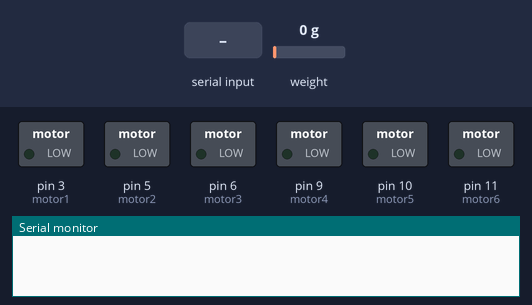
Bench run of a sketch on a simulated Arduino Uno, built with avr-gcc and run on an emulated ATmega328P. On the bench: switched loads named in the sketch (green lamp = pin HIGH), the last lines printed to the serial monitor. Inputs (shaded band) come from the test bench; at power-on: weight on the scale 0 g.

Above: at 2.2 s.
2.3 s: "1\n" received over the second serial link
At 4.1 s:
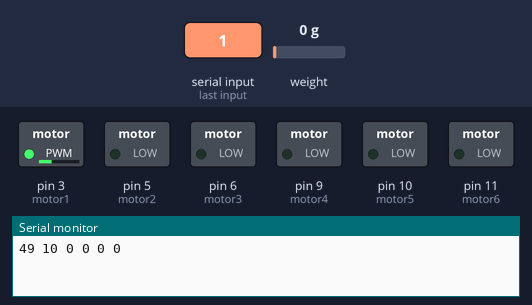
4.8 s: weight on the scale set to 43 g
6.3 s: weight on the scale set to 53 g
At 9.8 s:
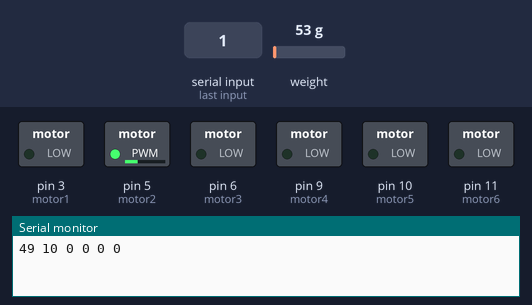
Timing chart, 0 to 11.3 s (numbered marks = the images above; inputs shaded):
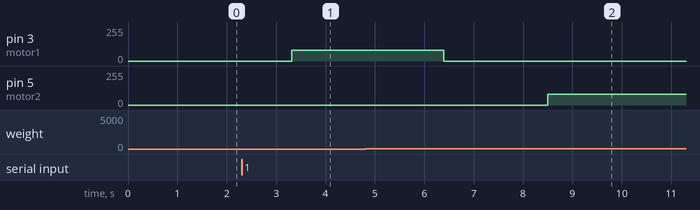

Measured:
- the behaviour switches between 48 and 49 g on weight on the scale (found by bisection; images 1 and 2)
- after the input at 2.3 s, pin 3 (motor1): 0/255 → 80/255 after 1.0 s
- after the input at 4.8 s, every drawn part: stays the same
- after the input at 6.3 s, pin 3 (motor1): 80/255 → 0/255 after 0.10 s; pin 5 (motor2): 0/255 → 80/255 after 2.2 s

The sketch:

ArduinoCode.ino
```cpp
#include <SoftwareSerial.h>
#include "HX711.h"
#include <string.h>

#define calibration_factor 464.0
#define DOUT  A1
#define CLK  A0
#define motor1 3
#define motor2 5
#define motor3 6
#define motor4 9
#define motor5 10
#define motor6 11

#define turration_on  80
#define turration_off 0

HX711 scale;
SoftwareSerial btm(7,8); //(TX HC-05 , RX HC-05)
int index = 0;
char data[18];
char c;
bool flag = false;
bool print_weight = false;

void setup_scale(){
  scale.begin(DOUT, CLK);
  scale.set_scale(calibration_factor); //This value is obtained by using the SparkFun_HX711_Calibration sketch
  scale.tare();
}
//void setup_timer_1(){
//  TCCR1A = 0;            // undo the Arduino's timer configuration
//  TCCR1B = 0;            // ditto
//  TCNT1  = 0;            // reset timer
//  OCR1A  = 62500/2;    // period = 62500 clock tics
//  TCCR1B = _BV(WGM12)    // CTC mode, TOP = OCR1A
//         | _BV(CS12);    // clock at F_CPU/256
//  TIMSK1 = _BV(OCIE1A);  // interrupt on output compare A
//}
void setup() {
  btm.begin(9600);
  Serial.begin(9600);
  setup_scale();
//  setup_timer_1();

  pinMode(motor1, OUTPUT);
  pinMode(motor2, OUTPUT);
  pinMode(motor3, OUTPUT);
  pinMode(motor4, OUTPUT);
  pinMode(motor5, OUTPUT);
  pinMode(motor6, OUTPUT);
  analogWrite(motor1, 0);
  analogWrite(motor2, 0);
  analogWrite(motor3, 0);
  analogWrite(motor4, 0);
  analogWrite(motor5, 0);
  analogWrite(motor6, 0);

}
//ISR(TIMER1_COMPA_vect)
//{
//  if(print_weight){
//    Serial.println((int)scale.get_units());
//    btm.print((int)scale.get_units());
//    btm.println(" g");
//  }
//}
int motor_pin(int motor_number){
  switch(motor_number){
    case 0: return motor1; break;
    case 1: return motor2; break;
    case 2: return motor3; break;
    case 3: return motor4; break;
    case 4: return motor5; break;
    case 5: return motor6; break;
    default: return -1;
  }
}
void run_command(int motor, int amount){
  int pin = motor_pin(motor);
  bool pass = false;
  if(pin == -1){
     btm.println("Error: Invalid motor number");
  }
  else{
    scale.tare();
    analogWrite(pin, turration_on);
    while(pass == false){
       if((int)scale.get_units() >= amount){
          pass = true;
          break;
       }
       delay(10);
    }
    analogWrite(pin, turration_off);
    btm.println((int)scale.get_units());
    scale.tare();
  }
}

void waiting_for_message(){
  if(btm.available() > 0){
     while(btm.available() > 0){
          c = btm.read();
          delay(10); //Delay required
          data[index] = c;
          index++;
     }
     data[index] = '\0';
     flag = true;
   }
}

void decode_message(){
  for(int i=0; i<index; i++){
    if(data[i]>0){
      run_command(i, int(data[i]));
    }
  }
  btm.println("Drink finished!");
}

void loop() {
   waiting_for_message();
   if(flag){
      for(int i=0; i<6; i++){
        Serial.print((int)data[i]);
        Serial.print(" ");
      }
      Serial.print("\n");
      decode_message();
   }
   flag = false;
   index = 0;
   data[0] = '\0';
}
```
